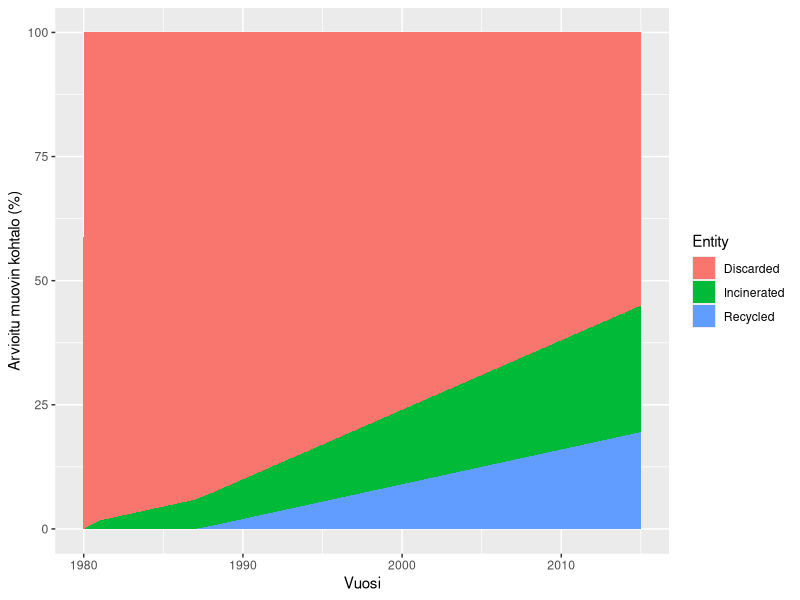
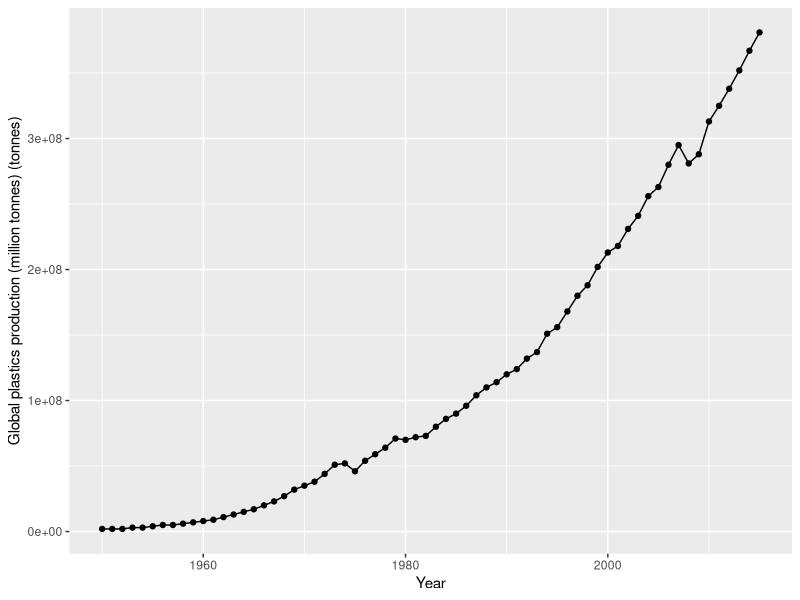
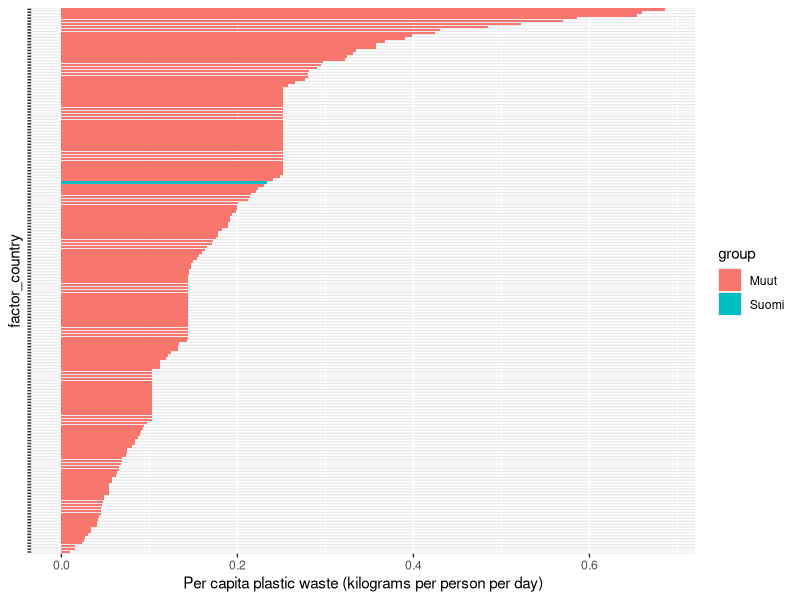

Reproduce these figures in R, in order.

# loading packages --------------------------------------------------------

library(tidyverse)
library(here)


# loading data ------------------------------------------------------------

fate <- readr::read_csv(here::here("data", "raw", "global-plastic-fate.csv"))

prod <- readr::read_csv(here::here("data", "raw", "global-plastics-production.csv"))

capita <- readr::read_csv(here::here("data", "raw", "plastic-waste-per-capita.csv")) %>% 
  dplyr::mutate(group = dplyr::if_else(Entity == "Finland", "Suomi", "Muut"),
                factor_country = factor(Entity),
                factor_country = forcats::fct_reorder(Entity, `Per capita plastic waste (kilograms per person per day)`))


# plotting ----------------------------------------------------------------

## plastic fate
ggplot2::ggplot(fate, aes(x = Year, y = `Estimated historic plastic fate (%)`, fill = Entity)) +
  geom_area() +
  labs(x = "Vuosi",
       y = "Arvioitu muovin kohtalo (%)")

## plastic production
ggplot2::ggplot(prod, aes(x = Year, y = `Global plastics production (million tonnes) (tonnes)`)) +
  geom_line()+
  geom_point()

## per capita plastic waste generation
ggplot2::ggplot(capita, aes(x = factor_country, y = `Per capita plastic waste (kilograms per person per day)`, fill = group)) +
  geom_col() +
  coord_flip() +
  theme(axis.text.y = element_blank())
  

